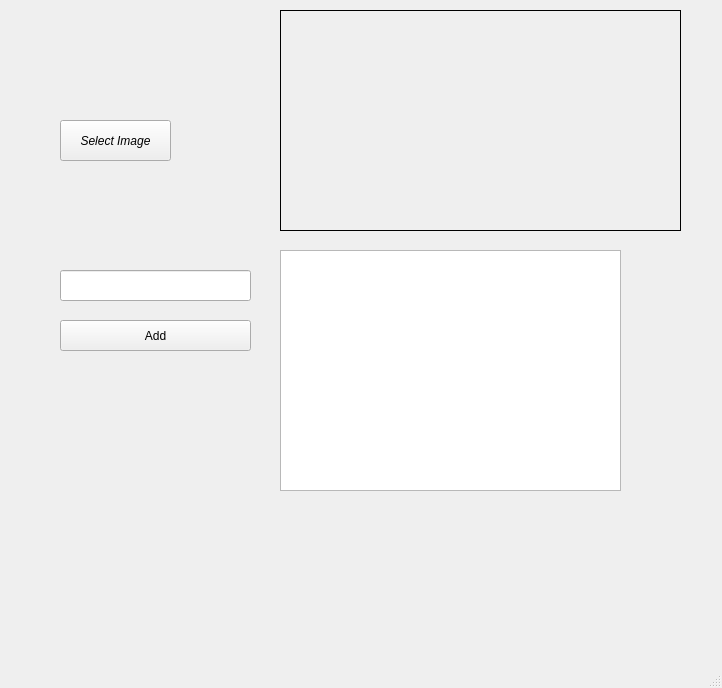
<?xml version="1.0" encoding="UTF-8"?>
<ui version="4.0">
 <class>MainWindow</class>
 <widget class="QMainWindow" name="MainWindow">
  <property name="geometry">
   <rect>
    <x>0</x>
    <y>0</y>
    <width>722</width>
    <height>688</height>
   </rect>
  </property>
  <property name="windowTitle">
   <string>MainWindow</string>
  </property>
  <widget class="QWidget" name="centralwidget">
   <widget class="QLabel" name="label">
    <property name="geometry">
     <rect>
      <x>280</x>
      <y>10</y>
      <width>401</width>
      <height>221</height>
     </rect>
    </property>
    <property name="frameShape">
     <enum>QFrame::Box</enum>
    </property>
    <property name="text">
     <string/>
    </property>
   </widget>
   <widget class="QPushButton" name="pushButton">
    <property name="geometry">
     <rect>
      <x>60</x>
      <y>120</y>
      <width>111</width>
      <height>41</height>
     </rect>
    </property>
    <property name="font">
     <font>
      <italic>true</italic>
     </font>
    </property>
    <property name="text">
     <string>Select Image</string>
    </property>
   </widget>
   <widget class="QListWidget" name="listWidget">
    <property name="geometry">
     <rect>
      <x>280</x>
      <y>250</y>
      <width>341</width>
      <height>241</height>
     </rect>
    </property>
   </widget>
   <widget class="QLineEdit" name="lineEdit">
    <property name="geometry">
     <rect>
      <x>60</x>
      <y>270</y>
      <width>191</width>
      <height>31</height>
     </rect>
    </property>
   </widget>
   <widget class="QPushButton" name="pushButton_2">
    <property name="geometry">
     <rect>
      <x>60</x>
      <y>320</y>
      <width>191</width>
      <height>31</height>
     </rect>
    </property>
    <property name="text">
     <string>Add</string>
    </property>
   </widget>
  </widget>
  <widget class="QMenuBar" name="menubar">
   <property name="geometry">
    <rect>
     <x>0</x>
     <y>0</y>
     <width>722</width>
     <height>22</height>
    </rect>
   </property>
  </widget>
  <widget class="QStatusBar" name="statusbar"/>
 </widget>
 <resources/>
 <connections/>
</ui>
